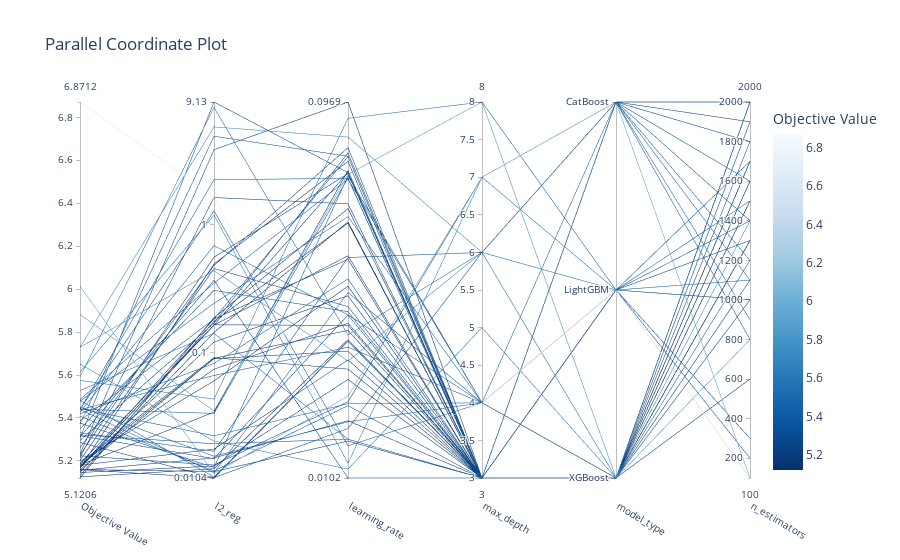

The notebook cell saved with this chart:
### Code cell
# Plot parallel coordinates
vis.plot_parallel_coordinate(study).show()
